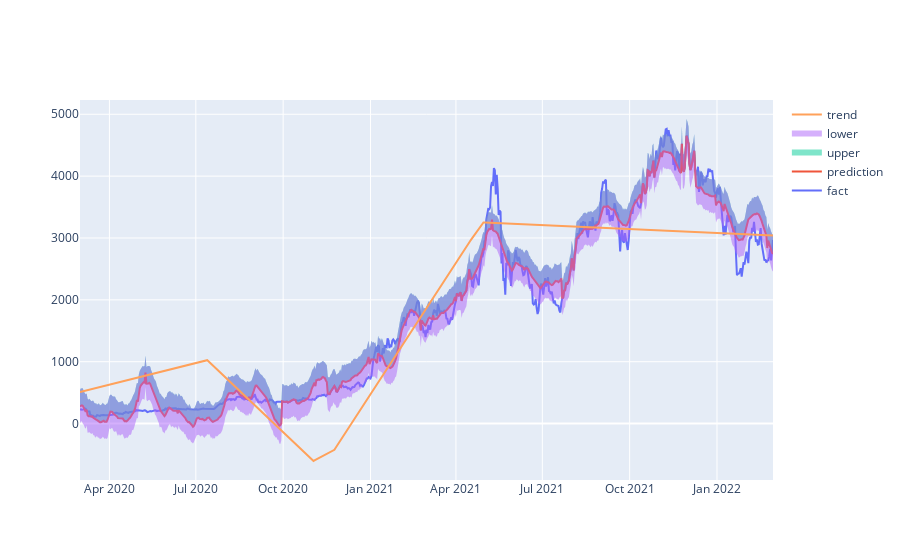

Notebook code for this chart:
### Code cell
# Рисуем график с границами прогноза
from plotly.offline import download_plotlyjs, init_notebook_mode, plot, iplot
import plotly.graph_objs as go
init_notebook_mode(connected = True)

iplot([
    go.Scatter(x=df['ds'], y=df['y'], name='fact'),
    go.Scatter(x=forecast['ds'], y=forecast['yhat'], name='prediction'),
    go.Scatter(x=forecast['ds'], y=forecast['yhat_upper'], fill='tonexty', mode='none', name='upper'),
    go.Scatter(x=forecast['ds'], y=forecast['yhat_lower'], fill='tonexty', mode='none', name='lower'),
    go.Scatter(x=forecast['ds'], y=forecast['trend'], name='trend')
])

### Figure 1 — Plotly figure (JSON) as saved in the notebook; plotly's stock layout.template omitted (floating-point values rounded to 4 significant figures; data arrays with more than 128 entries replaced by an {"elided": "..."} marker saying what was removed)
{"data": [{"name": "fact", "type": "scatter", "x": {"elided": "731 str values"}, "y": {"elided": "731 float values"}}, {"name": "prediction", "type": "scatter", "x": {"elided": "731 str values"}, "y": {"elided": "731 float values"}}, {"fill": "tonexty", "mode": "none", "name": "upper", "type": "scatter", "x": {"elided": "731 str values"}, "y": {"elided": "731 float values"}}, {"fill": "tonexty", "mode": "none", "name": "lower", "type": "scatter", "x": {"elided": "731 str values"}, "y": {"elided": "731 float values"}}, {"name": "trend", "type": "scatter", "x": {"elided": "731 str values"}, "y": {"elided": "731 float values"}}], "layout": {}}
